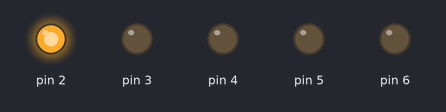
This sketch was run on a simulated Arduino Uno, built with avr-gcc and run on an emulated ATmega328P. Shown: output pins drawn as LEDs (lit = HIGH).

Above: at 0.5 s.
At 3.5 s:
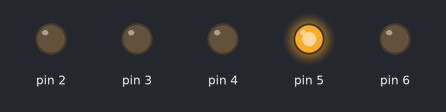
At 12.5 s:
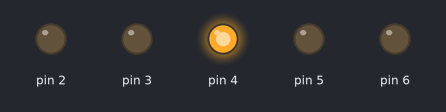
At 21.5 s:
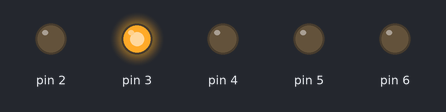
At 43.2 s:
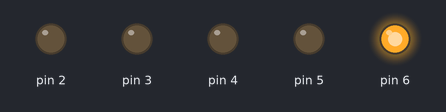
Timing chart, 0 to 43.9 s (numbered marks = the images above):
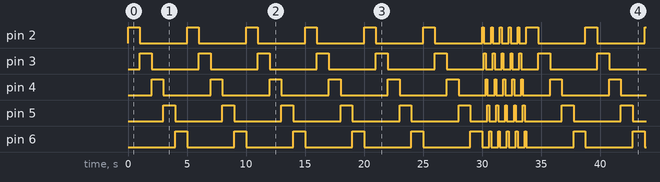

Measured:
- by itself, pin 2, pin 6: moves between LOW and HIGH, repeating every 33.8 s
- by itself, pin 3: repeats every 33.8 s: HIGH 1.0 s, LOW 3.2 s, 4 × (HIGH 0.15 s, LOW 0.60 s), HIGH 0.15 s, LOW 1.5 s, 5 × (HIGH 1.0 s, LOW 4.0 s)
- by itself, pin 4: repeats every 33.8 s: HIGH 1.0 s, LOW 2.3 s, 4 × (HIGH 0.15 s, LOW 0.60 s), HIGH 0.15 s, LOW 2.3 s, 5 × (HIGH 1.0 s, LOW 4.0 s)
- by itself, pin 5: repeats every 33.8 s: HIGH 1.0 s, LOW 1.5 s, 4 × (HIGH 0.15 s, LOW 0.60 s), HIGH 0.15 s, LOW 3.2 s, 5 × (HIGH 1.0 s, LOW 4.0 s)

The sketch:

_9_loop.ino
```cpp
// https://www.arduinoall.com/article/209/9-สอนใช้งาน-arduino-สั่งงานให้โปรแกรมวนลูปทำซ้ำ-ไฟ-led-วิ่ง

//Example By ArduinoAll
void setup()
{
  Serial.begin(9600);
  // กำหนดขา 2 - 6 ให้เป็นโหมด OUTPUT โดยใช้คำสั่ง for ช่วย สะดวกมาก ๆ
  for (int i = 2; i <= 6; i++) {
    pinMode(i, OUTPUT);
  }
}
void loop()
{

  for(int a = 0;a<=10;a++)
  {
  int l;
  if(a < 6)
  l=1000;
  else
  l= 150;
  for (int i = 2; i <= 6; i++) {
    digitalWrite(i, 1); // เปิดไฟดวงปัจจุบัน
    delay(l);
    digitalWrite(i, 0); // ปิดไฟดวงปัจจุบัน

  }
  }
  for (int i = 5; i <= 2; i--) {
    digitalWrite(i, 1);
    delay(100);
    digitalWrite(i, 0);
  }
}
```
